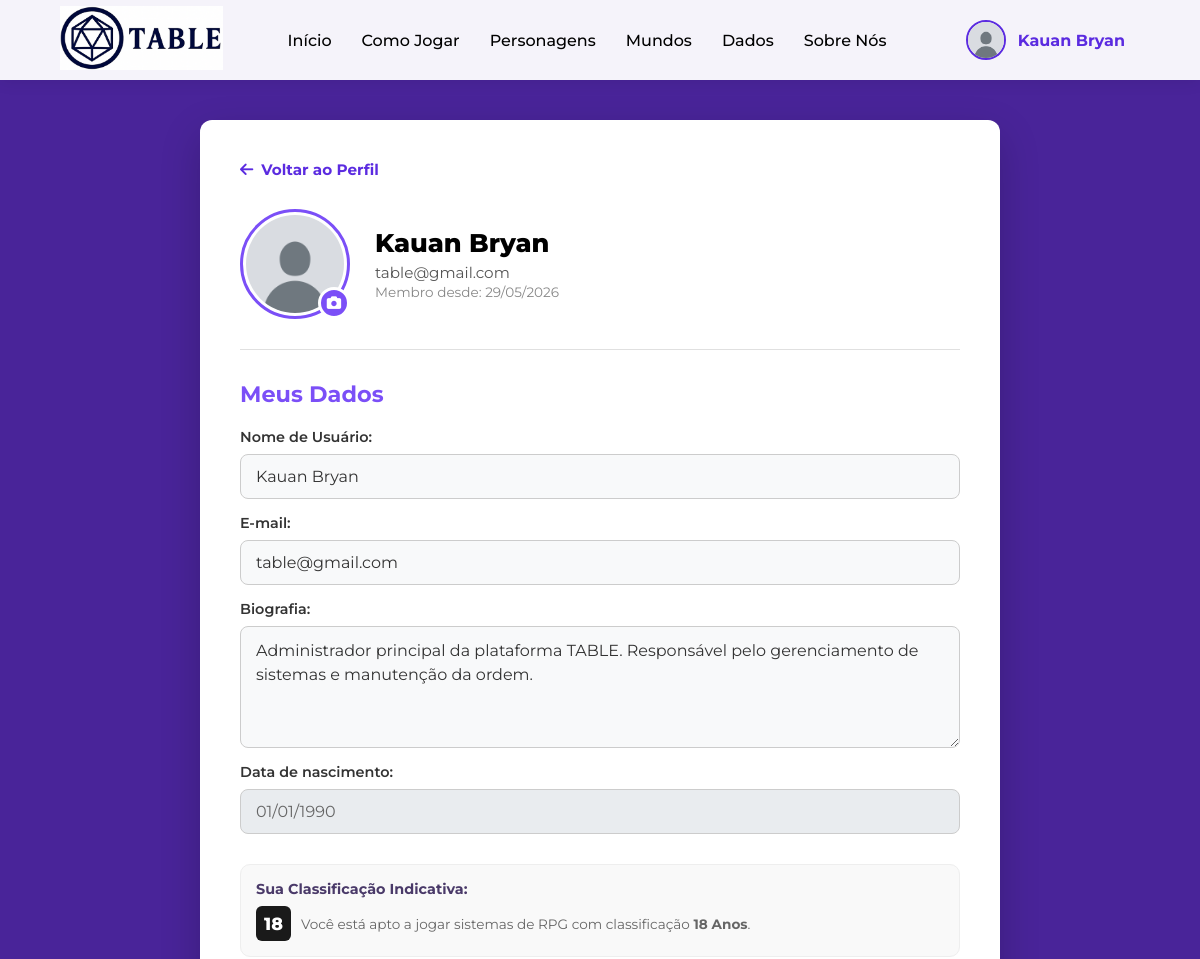
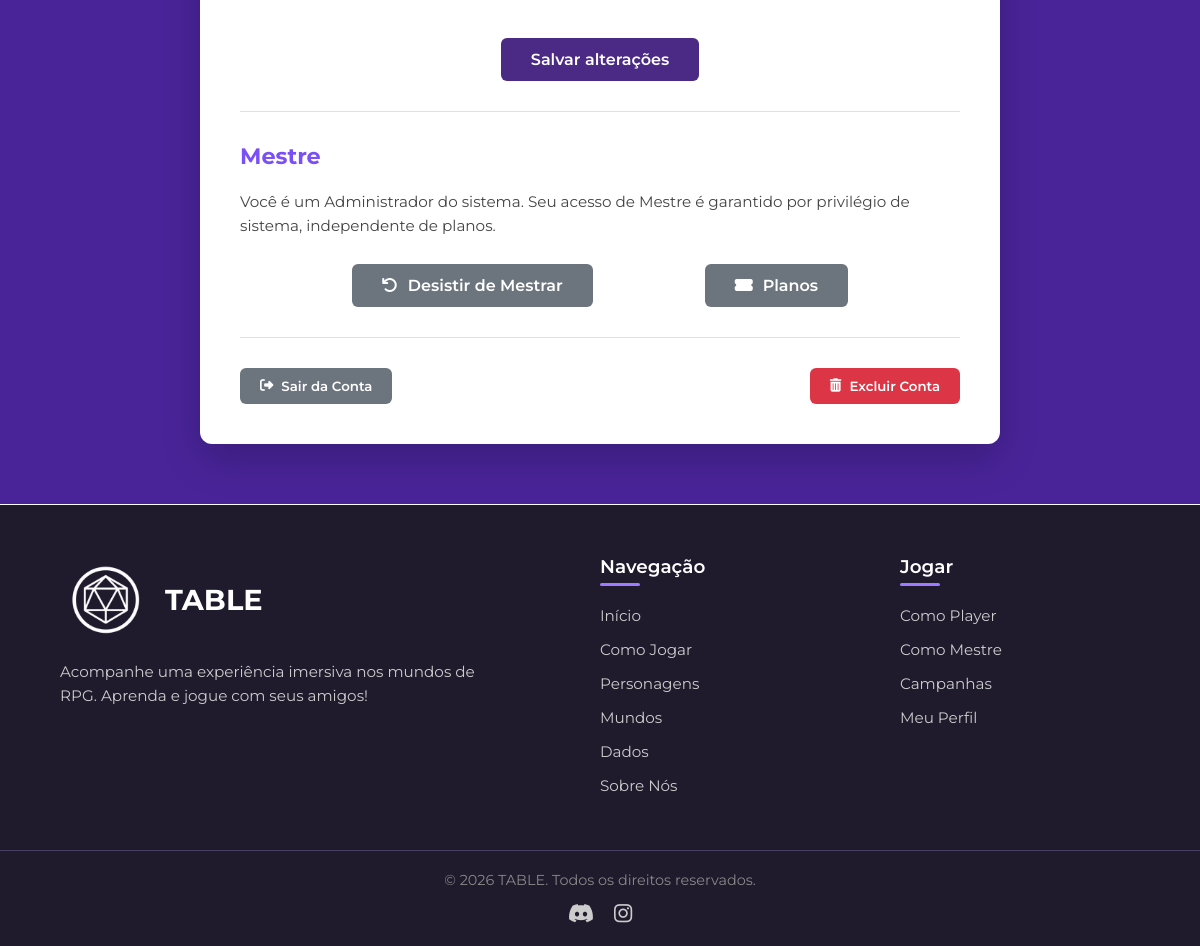
The page /pages/editar-perfil.php (signed in) on the database its author committed (2 pictures, top to bottom).
### tables this page shows
CREATE TABLE tb_usuario (
    id_usuario      INT            NOT NULL AUTO_INCREMENT,
    nm_exibicao     VARCHAR(70)    DEFAULT NULL,        
    nm_usuario      VARCHAR(70)    NOT NULL,            
    ds_email        VARCHAR(100)   NOT NULL,
    ds_senha        VARCHAR(255)   NOT NULL,            
    dt_nascimento   DATE           DEFAULT NULL,
    tp_cargo        ENUM('jogador','mestre','admin') NOT NULL DEFAULT 'jogador',
    ds_foto         VARCHAR(300)   NOT NULL DEFAULT '../img/uploads/perfil/avatar1.png',
    ds_bio          VARCHAR(500)   DEFAULT NULL,
    dt_cadastro     DATETIME       NOT NULL DEFAULT CURRENT_TIMESTAMP,
    dt_atualizacao  DATETIME       DEFAULT NULL ON UPDATE CURRENT_TIMESTAMP,
    fl_ativo        TINYINT(1)     NOT NULL DEFAULT 1,  
    fl_plano_mapas  TINYINT(1)     NOT NULL DEFAULT 0,
    fl_plano_sistemas TINYINT(1)   NOT NULL DEFAULT 0,
    fl_plano_completo TINYINT(1)   NOT NULL DEFAULT 0,
    dt_desistencia_mestre DATETIME DEFAULT NULL,
    CONSTRAINT pk_usuario PRIMARY KEY (id_usuario),
    CONSTRAINT uq_usuario_email UNIQUE (ds_email)
);

### pages/editar-perfil.php (the view, shortened to what this page needs)
<?php
require_once '../app/config/database.php';
$conn = Database::getConexao();
try {
    $stmt = $conn->prepare("
        SELECT id_usuario, nm_usuario, ds_email, dt_nascimento, dt_cadastro, tp_cargo, ds_foto, ds_bio
        FROM tb_usuario
        WHERE id_usuario = :id
        LIMIT 1
    ");
    $stmt->execute([':id' => $_SESSION['usuario']['id']]);
    $usuario = $stmt->fetch(PDO::FETCH_ASSOC);
} catch (PDOException $e) {
    $erro = "Erro ao carregar seus dados.";
    $usuario = $_SESSION['usuario'];
}
$fotoPerfil = (!empty($usuario['ds_foto']) && realpath(__DIR__ . '/' . $usuario['ds_foto']) !== false) ? $usuario['ds_foto'] : '../img/uploads/perfil/avatar1.png';
$fotoNavbar = (!empty($_SESSION['usuario']['foto']) && realpath(__DIR__ . '/' . $_SESSION['usuario']['foto']) !== false) ? $_SESSION['usuario']['foto'] : '../img/uploads/perfil/avatar1.png';
$cargoRealPerfil = strtolower($usuario['tp_cargo'] ?? 'jogador');
$isAdminPerfil   = ($cargoRealPerfil === 'admin');
$isMestrePerfil  = ($cargoRealPerfil === 'mestre' || $isAdminPerfil);
$idade = 0;
if (!empty($usuario['dt_nascimento'])) {
    $hoje = new DateTime();
    $nasc = new DateTime($usuario['dt_nascimento']);
    $idade = $hoje->diff($nasc)->y;
}
function obterClassificacao($idd)
{
    return ['sigla' => '18', 'cor' => '#1a1a1a', 'label' => '18 Anos'];
}
$permissao = obterClassificacao($idade);
?>
<!DOCTYPE html>
<html lang="pt-BR">
<head>
    <link rel="stylesheet" href="https://cdnjs.cloudflare.com/ajax/libs/font-awesome/6.5.2/css/all.min.css">
    <link rel="stylesheet" href="../css/nav-footer.css">
    <link rel="stylesheet" href="../css/editar-perfil.css">
</head>
<body class="pagina-edicao">
    <header>
        <div class="logotipo">
            <a href="index.php"><img src="../img/logo_horizontal.png" alt="Logo TABLE"></a>
        </div>
        <nav>
            <ul>
                <li><a href="index.php">Início</a></li>
                <li><a href="cm-jogar.php">Como Jogar</a></li>
                <li><a href="<?php echo isset($_SESSION['usuario']) ? 'perfil.php' : 'login.php'; ?>">Personagens</a>
                </li>
                <li><a href="criar-mapa.php">Mundos</a></li>
                <li><a href="rolagem-de-dados.php">Dados</a></li>
                <li><a href="sobre-nos.php">Sobre Nós</a></li>
            </ul>
        </nav>
        <?php if (isset($_SESSION['usuario'])): ?>
            <div class="usuario-logado-nav" id="nav-logado" onclick="window.location.href='perfil.php'"
                title="Ir para o Perfil">
                <img src="<?= htmlspecialchars($fotoNavbar) ?>"
                    alt="Avatar Navbar" class="avatar-nav">
                <span class="nome-nav"><?= htmlspecialchars($_SESSION['usuario']['nome']) ?></span>
            </div>
        <?php endif; ?>
    </header>
    <main class="container-principal-edicao">
        <div class="cartao-edicao">
            <a href="perfil.php" class="link-voltar">
                <i class="fas fa-arrow-left"></i> Voltar ao Perfil
            </a>
            <div class="cabecalho-edicao">
                <div class="foto-container" onclick="document.getElementById('input-foto').click()"
                    style="cursor:pointer;" title="Clique para mudar a foto">
                    <img src="<?= htmlspecialchars($fotoPerfil) ?>"
                        alt="Foto de perfil" class="foto-perfil">
                    <div class="icone-camera">
                        <i class="fas fa-camera"></i>
                    </div>
                </div>
                <div class="info-usuario">
                    <h2><?= htmlspecialchars($usuario['nm_usuario']) ?></h2>
                    <p><?= htmlspecialchars($usuario['ds_email']) ?></p>
                    <p class="membro-desde">
                        Membro desde:
                        <?= $usuario['dt_cadastro'] ? date('d/m/Y', strtotime($usuario['dt_cadastro'])) : 'Não informado' ?>
                    </p>
                </div>
            </div>
            <hr class="divisor">
            <section>
                <h3 class="titulo-roxo">Meus Dados</h3>
                <form class="formulario-edicao" method="POST">
                    <div class="campo-edicao">
                        <label for="input-nome">Nome de Usuário:</label>
                        <input type="text" id="input-nome" name="nome"
                            value="<?= htmlspecialchars($usuario['nm_usuario']) ?>" required>
                    </div>
                    <div class="campo-edicao">
                        <label for="input-email">E-mail:</label>
                        <input type="email" id="input-email" name="email"
                            value="<?= htmlspecialchars($usuario['ds_email']) ?>" required>
                    </div>
                    <div class="campo-edicao">
                        <label for="input-bio">Biografia:</label>
                        <textarea id="input-bio" name="bio" rows="4" placeholder="Conte um pouco sobre você..."><?= htmlspecialchars($usuario['ds_bio'] ?? '') ?></textarea>
                    </div>
                    <div class="campo-edicao">
                        <label for="input-data">Data de nascimento:</label>
                        <input type="text" id="input-data"
                            value="<?= $usuario['dt_nascimento'] ? date('d/m/Y', strtotime($usuario['dt_nascimento'])) : 'Não cadastrada' ?>"
                            disabled>
                    </div>
                    <div class="classificacao-indicativa-box"
                        style="margin-top: 15px; background: #f9f9f9; padding: 15px; border-radius: 10px; border: 1px solid #eee;">
                        <p style="font-weight: 700; color: #4A3A69; margin-bottom: 8px; font-size: 0.9rem;">Sua
                            Classificação Indicativa:</p>
                        <div style="display: flex; align-items: center; gap: 10px;">
                            <span
                                style="background: <?= $permissao['cor'] ?>; color: #fff; width: 35px; height: 35px; display: flex; align-items: center; justify-content: center; font-weight: 800; border-radius: 6px; font-size: 1.1rem;"><?= $permissao['sigla'] ?></span>
                            <span style="color: #666; font-size: 0.85rem;">Você está apto a jogar sistemas de RPG com
                                classificação <strong><?= $permissao['label'] ?></strong>.</span>
                        </div>
                    </div>
                    <div class="area-botao-centro" style="margin-top: 25px;">
                        <button type="submit" class="botao-roxo">Salvar alterações</button>
                    </div>
                </form>
            </section>
            <hr class="divisor">
            <section>
                <h3 class="titulo-roxo"><?= $isMestrePerfil ? 'Mestre' : 'Ser Mestre' ?></h3>
                <p class="texto-descricao">
                    <?php if ($isAdminPerfil): ?>
                        Você é um Administrador do sistema. Seu acesso de Mestre é garantido por privilégio de sistema, independente de planos.
                    <?php elseif ($isMestrePerfil): ?>
                        Você é um Mestre! Possui acesso à criação de campanhas, sistemas e mundos. Se decidir que não quer mais essa responsabilidade, você pode voltar a ser um jogador a qualquer momento.
                    <?php else: ?>
                        Torne-se um verdadeiro mestre e desbloqueie a habilidade de criar seus próprios sistemas de RPG. Construa mundos, regras e experiências únicas, compartilhe tudo com a comunidade para que outros vivam as aventuras que você imaginar.
                    <?php endif; ?>
                </p>
                <div class="area-botoes-centro">
                    <?php if ($isAdminPerfil): ?>
                        <button type="button" onclick="abrirModalDesistirMestre()" class="botao-roxo"
                            style="background: #6c757d;"
                            title="Ao desistir, seu cargo volta a Jogador, mas os planos pagos permanecem ativos por 1 mês.">
                            <i class="fas fa-undo"></i> <span>Desistir de Mestrar</span>
                        </button>
                    <?php else: ?>
                        <button type="button" onclick="window.location.href='planos.php'" class="botao-roxo">
                            <i class="fas fa-book"></i> <span>Seja Mestre</span>
                        </button>
                    <?php endif; ?>
                    <button type="button" onclick="window.location.href='planos.php'" class="botao-roxo" style="background: #6c757d;">
                        <i class="fas fa-ticket-alt"></i> <span>Planos</span>
                    </button>
                </div>
            </section>
            <hr class="divisor">
            <div class="acoes-conta">
                <a style="text-decoration: none;" href="../app/controllers/logout.php">
                    <button type="button" id="btn-sair-conta" class="botao-cinza">
                        <i class="fas fa-sign-out-alt"></i> Sair da Conta
                    </button>
                </a>
                <button type="button" id="btn-excluir-conta" class="botao-vermelho">
                    <i class="fas fa-trash-alt"></i> Excluir Conta
                </button>
            </div>
        </div>
    </main>
    <footer class="rodape-principal">
        <div class="rodape-conteudo">
            <div class="rodape-logo-area">
                <div class="rodape-marca">
                    <img src="../img/logo_branco.png" alt="Logo TABLE">
                    <span>TABLE</span>
                </div>
                <p>Acompanhe uma experiência imersiva nos mundos de RPG. Aprenda e jogue com seus amigos!</p>
            </div>
            <div class="rodape-links">
                <h4>Navegação</h4>
                <ul>
                    <li><a href="index.php">Início</a></li>
                    <li><a href="cm-jogar.php" class="ativo">Como Jogar</a></li>
                    <li><a
                            href="<?php echo isset($_SESSION['usuario']) ? 'perfil.php' : 'login.php'; ?>">Personagens</a>
                    </li>
                    <li><a href="criar-mapa.php">Mundos</a></li>
                    <li><a href="rolagem-de-dados.php">Dados</a></li>
                    <li><a href="sobre-nos.php">Sobre Nós</a></li>
                </ul>
            </div>
            <div class="rodape-links">
                <h4>Jogar</h4>
                <ul>
                    <li><a href="cm-jogador.php">Como Player</a></li>
                    <li><a href="cm-mestre.php">Como Mestre</a></li>
                    <li><a href="<?php echo isset($_SESSION['usuario']) ? 'perfil.php' : 'login.php'; ?>">Campanhas</a>
                    </li>
                    <li><a href="<?php echo isset($_SESSION['usuario']) ? 'perfil.php' : 'login.php'; ?>">Meu Perfil</a>
                    </li>
                </ul>
            </div>
        </div>
        <div class="rodape-inferior">
            <p>© 2026 TABLE. Todos os direitos reservados.</p>
            <div class="redes-sociais">
                <a href="#"><i class="fa-brands fa-discord"></i></a>
                <a href="#"><i class="fa-brands fa-instagram"></i></a>
            </div>
        </div>
    </footer>
</body>
</html>

### css/nav-footer.css (style rules this page uses)
:root { --fundo-pagina-inicio: #492499; --fundo-pagina-fim: #190e35; --fundo-cartao: #ffffff; --fundo-cartao-escuro: #1F1A2C; --borda-escura: #4a4063; --cor-primaria: #5b2be0; --cor-primaria-hover: #7b4ff7; --cor-texto-suave: #ccc; --cor-destaque-claro: #9d7aff; }
html { scroll-behavior: smooth; }
* { margin: 0; padding: 0; box-sizing: border-box; font-family: "Montserrat", sans-serif !important; }
header { width: 100%; display: flex; justify-content: space-between; align-items: center; background-color: rgba(255, 255, 255, 0.95); backdrop-filter: blur(10px); padding: 0 5%; height: 80px; box-shadow: 0 2px 15px rgba(0, 0, 0, 0.08); position: fixed; top: 0; left: 0; z-index: 1000; }
.logotipo img { height: 65px; object-fit: contain; transition: transform 0.3s ease; }
nav ul { display: flex; list-style: none; gap: 30px; }
nav a { position: relative; text-decoration: none; color: #000; font-weight: 500; transition: all 0.3s ease; }
nav a::after { content: ""; position: absolute; left: 0; bottom: -5px; width: 0%; height: 2px; background: linear-gradient(90deg, var(--cor-primaria), var(--cor-destaque-claro)); transition: width 0.3s ease; }
.rodape-principal { background-color: var(--fundo-cartao-escuro); color: var(--cor-texto-suave); padding-top: 50px; margin-top: auto; border-top: 1px solid #fff; }
.rodape-conteudo { max-width: 1500px; margin: 0 auto; padding: 0 5%; display: flex; justify-content: space-between; flex-wrap: wrap; gap: 60px; }
.rodape-logo-area { flex: 2; min-width: 350px; }
.rodape-marca { display: flex; align-items: center; gap: 15px; }
.rodape-logo-area img { width: 90px; height: 90px; border-radius: 50%; object-fit: cover; }
.rodape-logo-area span { font-size: 1.8rem; font-weight: 700; color: #fff; }
.rodape-logo-area p { font-size: 0.95rem; line-height: 1.6; margin-top: 15px; max-width: 450px; }
.rodape-links { flex: 1; min-width: 150px; }
.rodape-links h4 { font-size: 1.15rem; font-weight: 600; color: #fff; margin-bottom: 20px; position: relative; padding-bottom: 8px; }
.rodape-links h4::after { content: ""; position: absolute; left: 0; bottom: 0; width: 40px; height: 3px; background-color: var(--cor-destaque-claro); border-radius: 2px; }
.rodape-links ul { list-style: none; padding: 0; }
.rodape-links li { margin-bottom: 12px; font-size: 0.95rem; }
.rodape-links a { text-decoration: none; color: var(--cor-texto-suave); transition: color 0.3s ease; position: relative; padding-bottom: 3px; display: inline-block; }
.rodape-links a::after { content: ""; position: absolute; left: 0; bottom: 0; width: 0%; height: 2px; background: linear-gradient(90deg, var(--cor-primaria), var(--cor-destaque-claro)); transition: width 0.3s ease; }
.rodape-inferior { text-align: center; padding: 20px 5%; margin-top: 40px; border-top: 1px solid var(--borda-escura); display: flex; flex-direction: column; align-items: center; gap: 12px; }
.rodape-inferior p { font-size: 0.9rem; color: #888; }
.redes-sociais { font-size: 1.3rem; display: flex; justify-content: center; gap: 20px; }
.redes-sociais a { color: #ccc; transition: color 0.3s ease, transform 0.3s ease; }
.fas, .fa-solid { font-family: "Font Awesome 6 Free" !important; font-weight: 900 !important; }
.fa-brands { font-family: "Font Awesome 6 Brands" !important; font-weight: 400 !important; }
.usuario-logado-nav { display: flex; align-items: center; gap: 12px; cursor: pointer; padding: 5px 15px; border-radius: 30px; transition: background 0.3s ease; }
.avatar-nav { width: 40px; height: 40px; border-radius: 50%; object-fit: cover; border: 2px solid var(--cor-primaria); }
.nome-nav { font-weight: 700; color: var(--cor-primaria); font-size: 1rem; }

### rows shown on the page
tb_usuario: ds_foto (picture), nm_usuario "Kauan Bryan", ds_email "table@gmail.com", dt_cadastro "29/05/2026", nome "Kauan Bryan", email "table@gmail.com", bio "Administrador principal da plataforma TABLE. Responsável pelo gerenciamento de sistemas e manutenção da ordem.", dt_nascimento "01/01/1990", dt_nascimento "18", dt_nascimento "18 Anos"

### other values the page prints
$_SESSION['usuario']['nome'] "Kauan Bryan"
